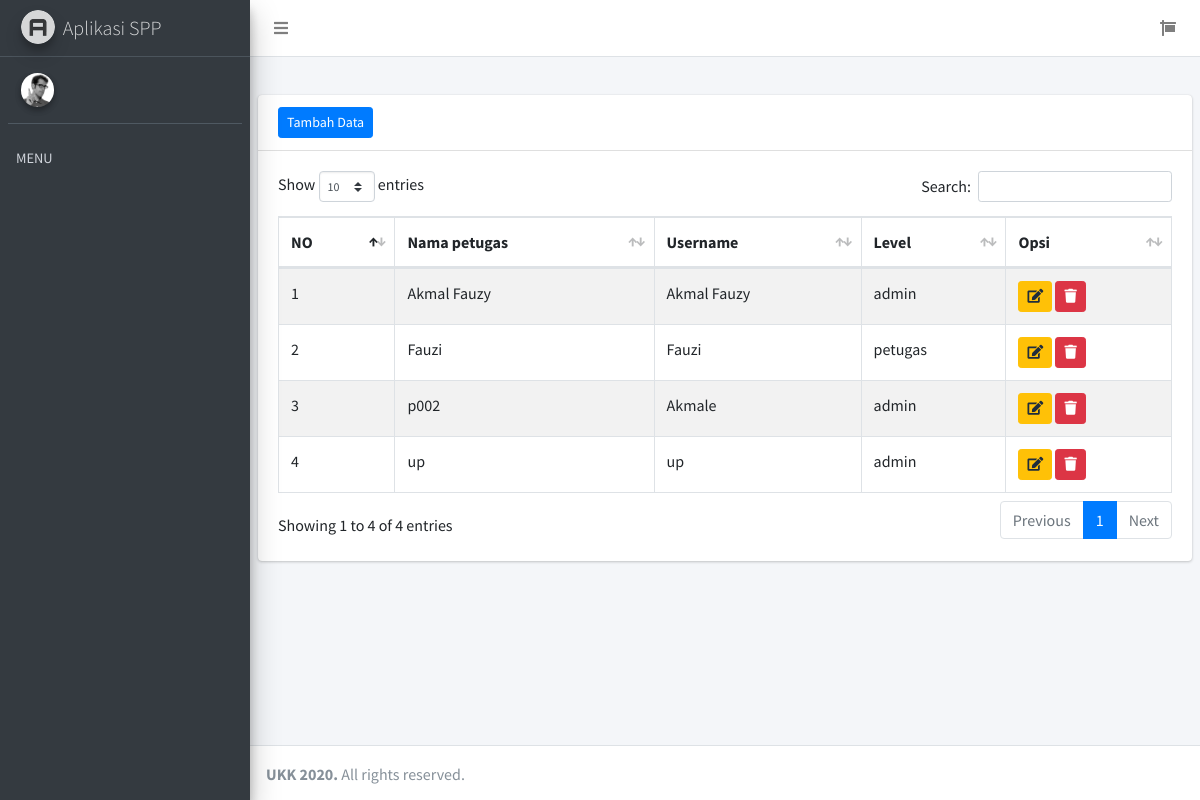
The page /index.php/datapetugas on the database its author committed.
### tables this page shows
CREATE TABLE `petugas` (
  `id_petugas` int(11) NOT NULL,
  `username` varchar(25) NOT NULL,
  `password` varchar(40) NOT NULL,
  `nama_petugas` varchar(35) NOT NULL,
  `level` varchar(7) NOT NULL
);

### application/controllers/DataPetugas.php (called while the page is built, shortened)
<?php
class DataPetugas extends CI_Controller {
	public function index()
	{
		$data['title'] = 'Data Petugas';
		$data['data_petugas'] = $this->M_petugas->get_data()->result();
		$this->load->view('layouts/header', $data);
		$this->load->view('layouts/sidebar');
		$this->load->view('admin/data_petugas/data_petugas',$data);
		$this->load->view('layouts/footer');
	}
}

### index.php (called while the page is built, shortened)
<?php
require_once BASEPATH.'core/CodeIgniter.php';

### application/models/M_petugas.php (called while the page is built, shortened)
<?php
class M_petugas extends CI_Model {
	public function get_data()
	{
		return $this->db->get('petugas');
	}
}

### application/views/admin/data_petugas/data_petugas.php (the view, shortened to what this page needs)
<div class="content-wrapper">
	<section class="content-header">
	</section>
	<section class="content">
		<div class="row">
			<div class="col-12">
				<div class="card">
					<div class="card-header">
						 <a href="<?php echo base_url('tambah-petugas') ?>" class="btn btn-sm btn-primary">Tambah Data</a>
					</div>
					<div class="card-body">
						<table id="example1" class="table table-bordered table-striped">
							<thead>
							<tr>
								<th>NO</th>
								<th>Nama petugas</th>
								<th>Username</th>
								<th>Level</th>
								<th>Opsi</th>
							</tr>
							</thead>
							<tbody>
							<?php $no=1; foreach ($data_petugas as $petugas) { ?>
							<tr>
								<td><?php echo $no++ ?></td>
								<td><?php echo $petugas->nama_petugas ?></td>
								<td><?php echo $petugas->username ?></td>
								<td><?php echo $petugas->level ?></td>
								<td>
									<a href="<?php echo base_url('edit-petugas/'.$petugas->id_petugas) ?>" class="btn btn-sm btn-warning"><i class="fa fa-edit"></i></a>
									<a onclick="return confirm('Beneran ? Hapus Data == Hapus Kenangan:v')" href="<?php echo base_url('hapus-petugas/'.$petugas->id_petugas) ?>" class="btn btn-sm btn-danger"><i class="fa fa-trash"></i></a>
								</td>
							</tr>
							<?php } ?>
							</tbody>
						</table>
					</div>
				</div>
			</div>
		</div>
	</section>
</div>

### rows shown on the page
petugas: nama_petugas "Akmal Fauzy", username "Akmal Fauzy", level "admin"
petugas: nama_petugas "Fauzi", username "Fauzi", level "petugas"
petugas: nama_petugas "p002", username "Akmale", level "admin"
petugas: nama_petugas "up", username "up", level "admin"
